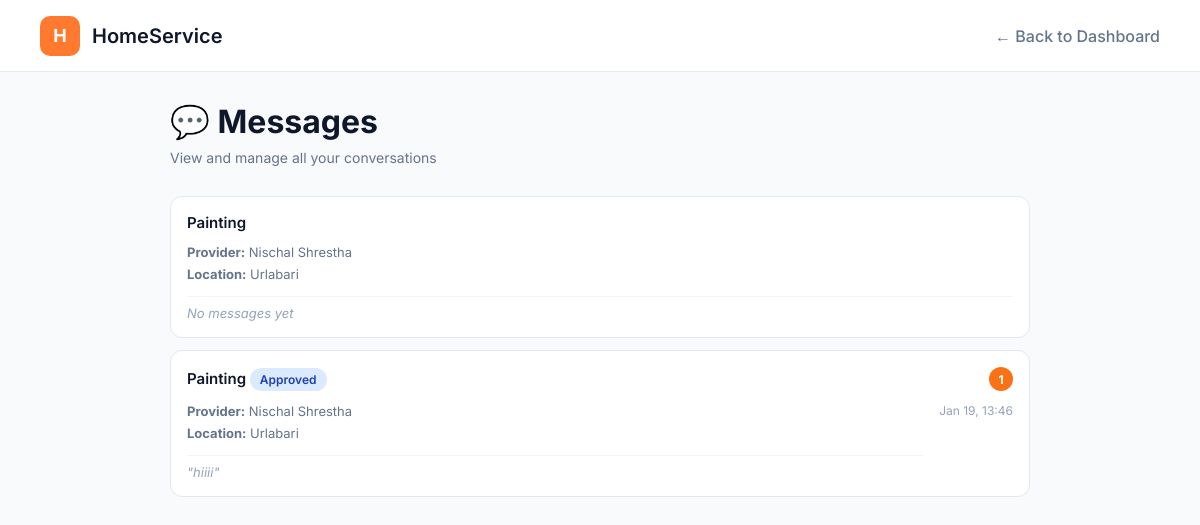
Page /booking/messages/ (signed in) on the committed database.
### booking/models.py (models this page shows, shortened)
class Booking(models.Model):
    customer = models.ForeignKey(
        User,
        on_delete=models.CASCADE,
        related_name="bookings"
    )
    service = models.ForeignKey(
        Service,
        on_delete=models.CASCADE,
        related_name="bookings"
    )
    booking_date = models.DateTimeField(auto_now_add=True)
    booking_time = models.TimeField(
        null=True,
        blank=True
    )
    location = models.CharField(
        max_length=255,
        null=True,
        blank=True
    )
    STATUS_CHOICES = [
        ("pending", "Pending"),
        ("approved", "Approved"),
        ("rejected", "Rejected"),
        ("completed", "Completed"),
        ("cancelled", "Cancelled"),
    ]
    status = models.CharField(
        max_length=20,
        choices=STATUS_CHOICES,
        default="pending"
    )
    created_at = models.DateTimeField(auto_now_add=True)

class Service(models.Model):
    provider = models.ForeignKey(
        Profile,
        on_delete=models.CASCADE,
        related_name="services"
    )
    name = models.CharField(max_length=100)
    description = models.TextField()
    category = models.CharField(
        max_length=50,
        choices=CATEGORY_CHOICES
    )
    price = models.DecimalField(
        max_digits=10,
        decimal_places=2,
        default=0.00
    )
    location = models.CharField(
        max_length=255,
        null=True,
        blank=True
    )
    is_active = models.BooleanField(default=True)
    created_at = models.DateTimeField(auto_now_add=True)

class Message(models.Model):
    booking = models.ForeignKey(
        Booking,
        on_delete=models.CASCADE,
        related_name="messages"
    )
    sender = models.ForeignKey(
        User,
        on_delete=models.CASCADE,
        related_name="sent_messages"
    )
    content = models.TextField()
    is_read = models.BooleanField(default=False)
    created_at = models.DateTimeField(auto_now_add=True)
    class Meta:
        ordering = ['created_at']

### account/models.py (models this page shows, shortened)
class Profile(models.Model):
    ROLE_CHOICES = (
        ('customer', 'Customer'),
        ('provider', 'Service Provider'),
    )
    CATEGORY_CHOICES = [
        ("painting", "Painting"),
        ("plumbing", "Plumbing"),
        ("electrical", "Electrical"),
        ("cleaning", "Cleaning"),
        ("carpentry", "Carpentry"),
        ("ac_repair", "AC Repair"),
    ]
    user = models.OneToOneField(
        User,
        on_delete=models.CASCADE,
        related_name='profile'
    )
    role = models.CharField(
        max_length=20,
    )
    verified_categories = models.CharField(
        max_length=255,
        null=True,
        blank=True,
        help_text="Comma-separated list of verified categories"
    )
    location = models.CharField(
        max_length=255,
        null=True,
        blank=True
    )
    latitude = models.FloatField(null=True, blank=True)
    longitude = models.FloatField(null=True, blank=True)
    is_verified = models.BooleanField(default=False)
    email_token = models.CharField(
        max_length=100,
        null=True,
        blank=True
    )
    created_at = models.DateTimeField(auto_now_add=True)
    updated_at = models.DateTimeField(auto_now=True)

### booking/views.py (the view)
# urls.py: path("messages/", views.messages_inbox, name="messages_inbox"),
@login_required
def messages_inbox(request):
    if hasattr(request.user, 'profile') and request.user.profile.role == 'provider':
        bookings = Booking.objects.filter(
            service__provider=request.user.profile
        ).order_by('-booking_date').distinct()
    else:
        bookings = Booking.objects.filter(
            customer=request.user
        ).order_by('-booking_date')
    conversations = []
    for booking in bookings:
        last_message = booking.messages.last()
        unread_count = booking.messages.filter(
            is_read=False
        ).exclude(sender=request.user).count()
        conversations.append({
            'booking': booking,
            'last_message': last_message,
            'unread_count': unread_count,
        })
    return render(request, "booking/messages_inbox.html", {
        "conversations": conversations,
    })

### booking/templates/booking/messages_inbox.html (shortened to what this page needs)
{% load static %}
<!DOCTYPE html>
<html lang="en">
<head>
    <link rel="stylesheet" href="{% static 'booking/css/messages.css' %}">
</head>
<body>
<header class="navbar">
    <div class="nav-left">
        <div class="logo-box">H</div>
        <span class="brand">HomeService</span>
    </div>
    <a href="{% url 'customer_dashboard' %}" class="back-link">
        ← Back to Dashboard
    </a>
</header>
<main class="inbox-container">
    <div class="inbox-header">
        <h1>💬 Messages</h1>
        <p>View and manage all your conversations</p>
    </div>
    {% if conversations %}
        <div class="conversations-list">
            {% for item in conversations %}
            <a href="{% url 'view_messages' item.booking.id %}" class="conversation-item">
                <div class="conversation-header">
                    <span class="conversation-title">
                        {{ item.booking.service.name }}
                        {% if item.booking.status == "approved" %}
                            <span class="status-badge">{{ item.booking.get_status_display }}</span>
                        {% endif %}
                    </span>
                    {% if item.unread_count > 0 %}
                        <span class="unread-badge">{{ item.unread_count }}</span>
                    {% endif %}
                </div>
                <div class="conversation-body">
                    <div class="conversation-meta">
                        <span class="conversation-detail">
                            <strong>Provider:</strong> {{ item.booking.service.provider.user.get_full_name }}
                        </span>
                        <span class="conversation-detail">
                            <strong>Location:</strong> {{ item.booking.location }}
                        </span>
                        {% if item.last_message %}
                            <span class="last-message">
                                "{{ item.last_message.content|truncatewords:15 }}"
                            </span>
                        {% else %}
                            <span class="last-message">No messages yet</span>
                        {% endif %}
                    </div>
                    {% if item.last_message %}
                        <span class="conversation-time">{{ item.last_message.created_at|date:"M d, H:i" }}</span>
                    {% endif %}
                </div>
            </a>
            {% endfor %}
        </div>
    {% else %}
        <div class="empty-state">
            <div class="empty-icon">📭</div>
            <h2>No Messages Yet</h2>
            <p>Start by booking a service to begin conversations with providers.</p>
        </div>
    {% endif %}
</main>
</body>
</html>

### booking/static/booking/css/messages.css (style rules this page uses)
* { margin: 0; padding: 0; box-sizing: border-box; font-family: 'Inter', sans-serif; }
body { background: #f8fafc; color: #0f172a; }
.navbar { height: 72px; padding: 0 40px; background: #fff; border-bottom: 1px solid #e6ebf2; display: flex; align-items: center; justify-content: space-between; }
.nav-left { display: flex; align-items: center; gap: 12px; }
.logo-box { width: 40px; height: 40px; background: #ff7a2f; color: #fff; font-weight: 700; font-size: 18px; border-radius: 10px; display: flex; align-items: center; justify-content: center; }
.brand { font-size: 20px; font-weight: 600; color: #0f172a; }
.back-link { text-decoration: none; color: #64748b; font-weight: 500; transition: color 0.2s; }

### booking/templates/booking/messages_inbox.html (style rules this page uses)
.inbox-container { max-width: 900px; margin: 0 auto; padding: 30px 20px; }
.inbox-header { margin-bottom: 30px; }
.inbox-header h1 { font-size: 32px; font-weight: 700; color: #0f172a; margin-bottom: 8px; }
.inbox-header p { color: #64748b; font-size: 14px; }
.conversations-list { display: flex; flex-direction: column; gap: 12px; }
.conversation-item { display: block; background: #ffffff; border: 1px solid #e2e8f0; border-radius: 12px; padding: 16px; text-decoration: none; color: inherit; transition: all 0.2s ease; cursor: pointer; }
.conversation-header { display: flex; justify-content: space-between; align-items: center; margin-bottom: 12px; }
.conversation-title { font-weight: 600; color: #0f172a; font-size: 15px; }
.status-badge { display: inline-block; padding: 4px 10px; border-radius: 20px; font-size: 12px; font-weight: 600; background: #dbeafe; color: #1e40af; }
.unread-badge { display: inline-block; background: #f97316; color: white; border-radius: 50%; width: 24px; height: 24px; display: flex; align-items: center; justify-content: center; font-size: 12px; font-weight: 700; }
.conversation-body { display: flex; justify-content: space-between; align-items: flex-start; }
.conversation-meta { display: flex; flex-direction: column; gap: 6px; flex: 1; }
.conversation-detail { font-size: 13px; color: #64748b; }
.last-message { font-size: 13px; color: #94a3b8; margin-top: 8px; padding-top: 8px; border-top: 1px solid #f1f5f9; font-style: italic; }
.conversation-time { font-size: 12px; color: #94a3b8; white-space: nowrap; margin-left: 16px; }

### rows in the picture
Booking: booking.service.name "Painting", booking.service.provider.user.get_full_name "Nischal Shrestha", booking.location "Urlabari", shows "No messages yet"
Booking: booking.service.name "Painting", booking.status "Approved", unread_count "1", booking.service.provider.user.get_full_name "Nischal Shrestha", booking.location "Urlabari", last_message.content "hiiii", last_message.created_at "Jan 19, 13:46"
